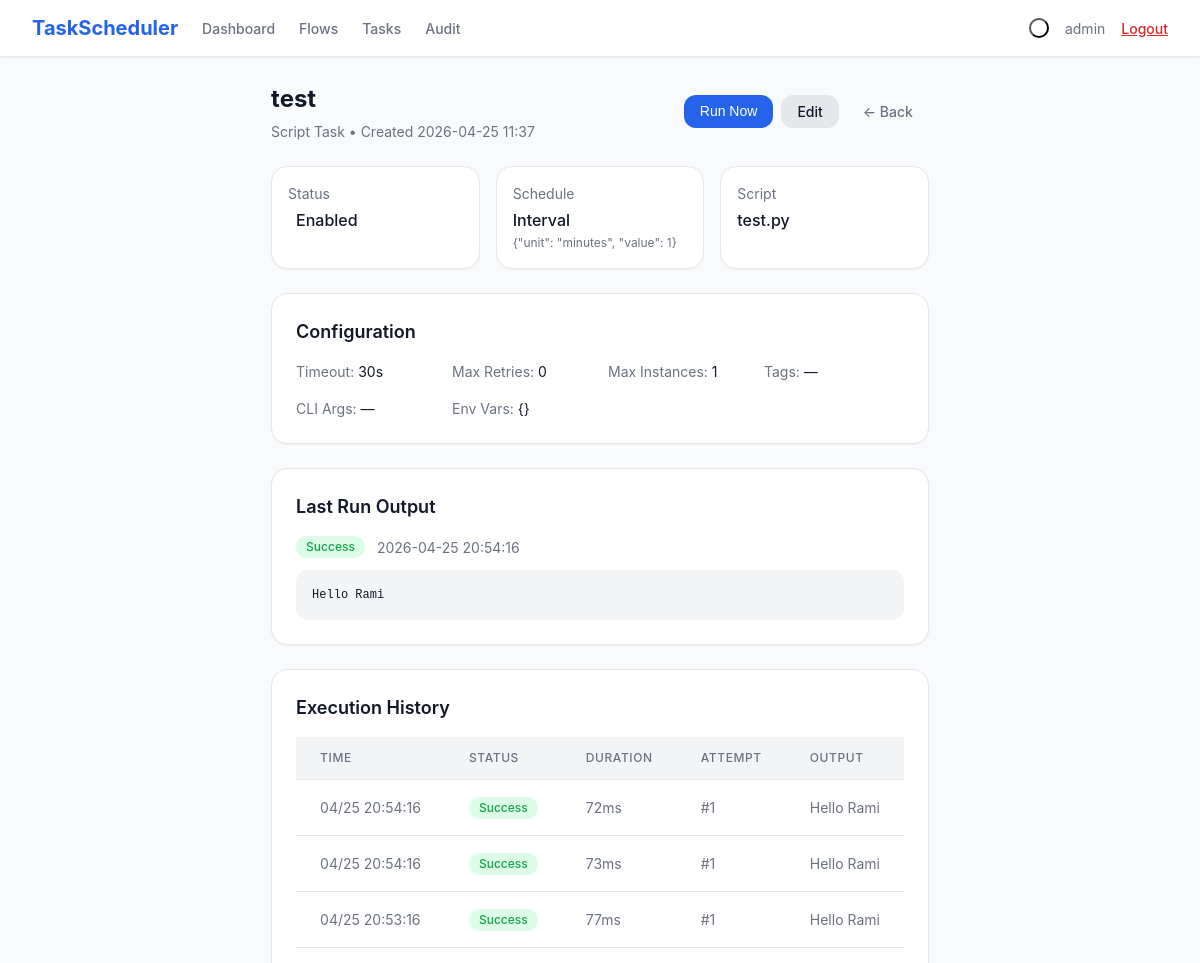
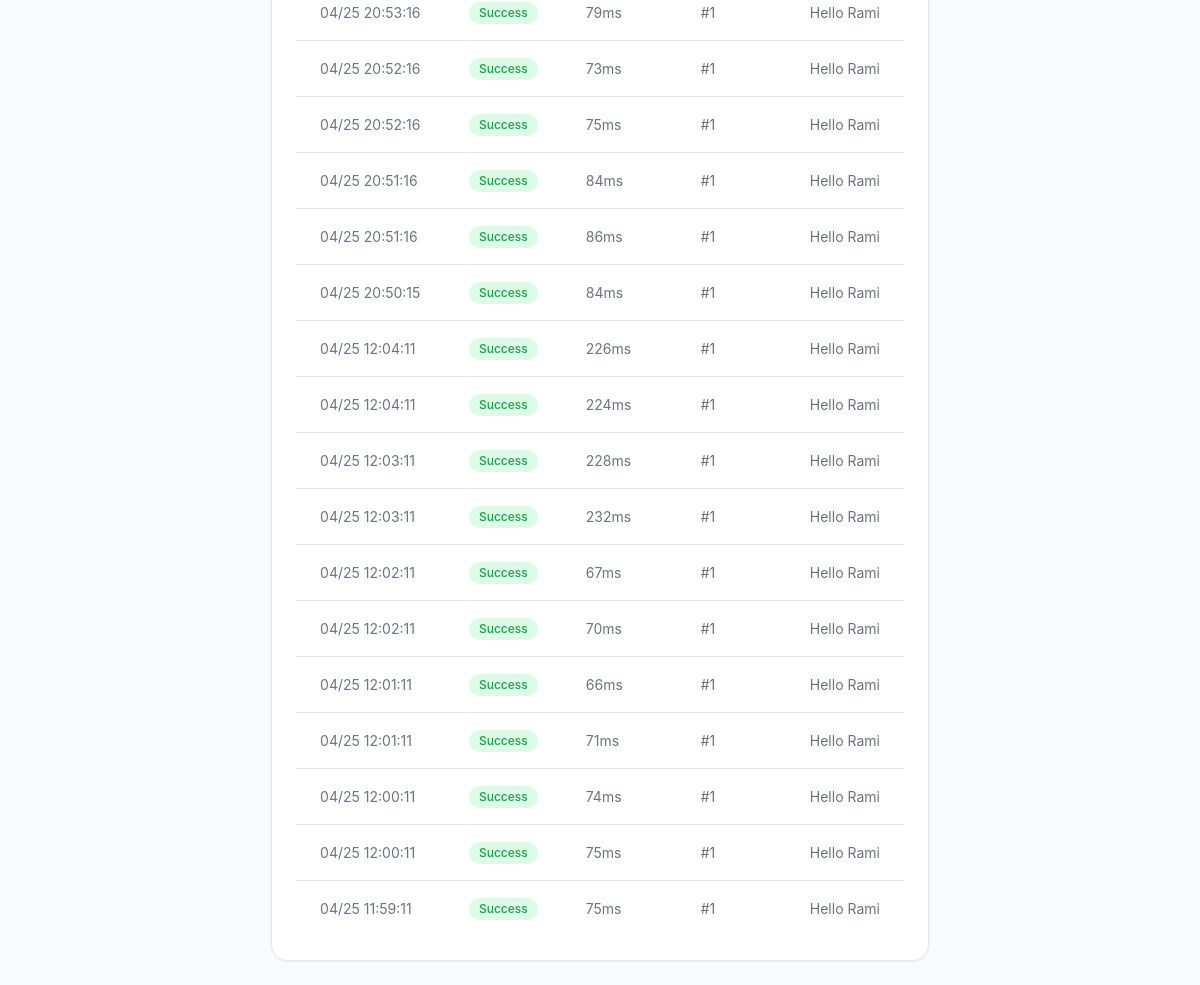
/task/2 (signed in), run on the app's committed database (2 pictures, top to bottom).
### models.py (models this page shows, shortened)
class Task(db.Model):
    __tablename__ = 'tasks'
    id = db.Column(db.Integer, primary_key=True)
    name = db.Column(db.String(200), nullable=False)
    script_path = db.Column(db.String(500), nullable=True)
    schedule_type = db.Column(db.String(50), nullable=False)
    schedule_config = db.Column(db.Text, default='{}')
    enabled = db.Column(db.Boolean, default=True)
    timeout_seconds = db.Column(db.Integer, default=30)
    env_vars = db.Column(db.Text, default='{}')
    cli_args = db.Column(db.Text, default='')
    tags = db.Column(db.String(500), default='')
    max_retries = db.Column(db.Integer, default=0)
    max_instances = db.Column(db.Integer, default=1)
    last_run_time = db.Column(db.DateTime, nullable=True)
    last_run_status = db.Column(db.String(20), nullable=True)
    last_run_output = db.Column(db.Text, nullable=True)
    next_run_time = db.Column(db.DateTime, nullable=True)
    created_at = db.Column(db.DateTime, default=datetime.utcnow)
    updated_at = db.Column(db.DateTime, default=datetime.utcnow, onupdate=datetime.utcnow)
    def get_schedule_config(self):
        return json.loads(self.schedule_config) if self.schedule_config else {}
    def get_env_vars(self):
        return json.loads(self.env_vars) if self.env_vars else {}

class ExecutionLog(db.Model):
    __tablename__ = 'execution_logs'
    id = db.Column(db.Integer, primary_key=True)
    task_id = db.Column(db.Integer, db.ForeignKey('tasks.id'), nullable=True)
    flow_id = db.Column(db.Integer, db.ForeignKey('flows.id'), nullable=True)
    run_time = db.Column(db.DateTime, default=datetime.utcnow)
    status = db.Column(db.String(20), nullable=False)
    output = db.Column(db.Text, nullable=True)
    duration_ms = db.Column(db.Integer, nullable=True)
    attempt_number = db.Column(db.Integer, default=1)
    created_at = db.Column(db.DateTime, default=datetime.utcnow)

### app.py (the view)
@app.route('/task/<int:id>')
@login_required
def task_detail(id):
    task = Task.query.get_or_404(id)
    logs = ExecutionLog.query.filter_by(task_id=id).order_by(ExecutionLog.run_time.desc()).limit(20).all()
    return render_template('task_detail.html', task=task, logs=logs)

### app.py (called while the page is built)
def login_required(f):
    @wraps(f)
    def decorated_function(*args, **kwargs):
        if 'user_id' not in session:
            if request.is_json or request.path.startswith('/api/'):
                return jsonify({'error': 'Unauthorized'}), 401
            return redirect(url_for('login'))
        return f(*args, **kwargs)
    return decorated_function

### templates/task_detail.html (shortened to what this page needs)
{% extends "base.html" %}
{% block content %}
<div class="max-w-5xl mx-auto space-y-6">
    <div class="flex items-center justify-between">
        <div>
            <h1 class="text-2xl font-bold text-body">{{ task.name }}</h1>
            <p class="text-sm text-muted mt-1">Script Task &bull; Created {{ task.created_at.strftime('%Y-%m-%d %H:%M') }}</p>
        </div>
        <div class="flex gap-2">
            <form method="POST" action="{{ url_for('task_run', id=task.id) }}" class="inline">
                <button type="submit" class="btn btn-primary">Run Now</button>
            </form>
            <a href="{{ url_for('task_edit', id=task.id) }}" class="btn btn-secondary">Edit</a>
            <a href="{{ url_for('tasks_list') }}" class="btn btn-ghost">&larr; Back</a>
        </div>
    </div>
    <div class="grid grid-2 md-grid-3 gap-4">
        <div class="card p-4">
            <div class="text-sm text-muted">Status</div>
            <div class="flex items-center gap-2 mt-1">
                <span class="font-medium text-body">{{ 'Enabled' if task.enabled else 'Disabled' }}</span>
            </div>
        </div>
        <div class="card p-4">
            <div class="text-sm text-muted">Schedule</div>
            <div class="font-medium text-body mt-1">{{ task.schedule_type|title }}</div>
            <div class="text-xs text-muted mt-0-5">{{ task.get_schedule_config()|tojson }}</div>
        </div>
        <div class="card p-4">
            <div class="text-sm text-muted">Script</div>
            <div class="font-medium text-body mt-1">{{ task.script_path or 'No script' }}</div>
        </div>
    </div>
    <div class="card p-6">
        <h3 class="text-lg font-semibold text-body mb-4">Configuration</h3>
        <div class="grid grid-2 md-grid-4 gap-4 text-sm">
            <div><span class="text-muted">Timeout:</span> <span class="text-body">{{ task.timeout_seconds }}s</span></div>
            <div><span class="text-muted">Max Retries:</span> <span class="text-body">{{ task.max_retries }}</span></div>
            <div><span class="text-muted">Max Instances:</span> <span class="text-body">{{ task.max_instances }}</span></div>
            <div><span class="text-muted">Tags:</span> <span class="text-body">{{ task.tags or '—' }}</span></div>
            <div><span class="text-muted">CLI Args:</span> <span class="text-body">{{ task.cli_args or '—' }}</span></div>
            <div class="col-span-2"><span class="text-muted">Env Vars:</span> <span class="text-body">{{ task.get_env_vars()|tojson }}</span></div>
        </div>
    </div>
    {% if task.last_run_output %}
    <div class="card p-6">
        <h3 class="text-lg font-semibold text-body mb-4">Last Run Output</h3>
        <div class="flex items-center gap-3 mb-3">
            <span class="badge {% if task.last_run_status == 'success' %}badge-green{% else %}badge-red{% endif %}">{{ task.last_run_status|title }}</span>
            <span class="text-sm text-muted">{{ task.last_run_time.strftime('%Y-%m-%d %H:%M:%S') if task.last_run_time }}</span>
        </div>
        <pre class="bg-gray-100 dark:bg-gray-900 p-4 rounded-lg text-xs font-mono text-body overflow-auto max-h-96">{{ task.last_run_output }}</pre>
    </div>
    {% endif %}
    <div class="card p-6">
        <h3 class="text-lg font-semibold text-body mb-4">Execution History</h3>
        {% if logs %}
        <div class="table-wrap">
            <table>
                <thead><tr><th>Time</th><th>Status</th><th>Duration</th><th>Attempt</th><th>Output</th></tr></thead>
                <tbody>
                    {% for log in logs %}
                    <tr>
                        <td class="text-muted whitespace-nowrap">{{ log.run_time.strftime('%m/%d %H:%M:%S') }}</td>
                        <td><span class="badge {% if log.status == 'success' %}badge-green{% else %}badge-red{% endif %}">{{ log.status|title }}</span></td>
                        <td class="text-muted">{{ log.duration_ms }}ms</td>
                        <td class="text-muted">#{{ log.attempt_number }}</td>
                        <td class="text-muted max-w-md truncate">{{ log.output or '—' }}</td>
                    </tr>
                    {% endfor %}
                </tbody>
            </table>
        </div>
        {% else %}
        <p class="text-light text-sm">No execution history yet.</p>
        {% endif %}
    </div>
</div>
{% endblock %}

### static/css/style.css (style rules this page uses)
:root { --bg-body: #f9fafb; --bg-card: #ffffff; --bg-nav: #ffffff; --bg-sidebar: #f3f4f6; --bg-input: #ffffff; --bg-code: #f3f4f6; --bg-hover: #f9fafb; --bg-badge-green: #dcfce7; --bg-badge-red: #fee2e2; --bg-badge-blue: #dbeafe; --bg-badge-amber: #fef3c7; --bg-badge-purple: #f3e8ff; --bg-badge-gray: #f3f4f6; --bg-primary-50: #eff6ff; --bg-primary-100: #dbeafe; --bg-primary-600: #2563eb; --bg-primary-700: #1d4ed8; --bg-green-600: #16a34a; --bg-green-700: #15803d; --bg-gray-100: #f3f4f6; --bg-gray-200: #e5e7eb; --bg-gray-600: #4b5563; --bg-gray-700: #374151; --bg-gray-800: #1f2937; --bg-gray-900: #111827; --bg-red-100: #fee2e2; --bg-red-500: #ef4444; --bg-red-600: #dc2626; --text-body: #111827; --text-muted: #6b7280; --text-light: #9ca3af; --text-primary: #2563eb; --text-green: #16a34a; --text-red: #dc2626; --text-purple: #9333ea; --text-amber: #92400e; --text-blue: #1e40af; --border-color: #e5e7eb; --border-dark: #d1d5db; --shadow-sm: 0 1px 2px 0 rgba(0,0,0,0.05); --shadow: 0 1px 3px 0 rgba(0,0,0,0.1), 0 1px 2px -1px rgba(0,0,0,0.1); --shadow-lg: 0 10px 15px -3px rgba(0,0,0,0.1), 0 4px 6px -4px rgba(0,0,0,0.1); --shadow-xl: 0 20px 25px -5px rgba(0,0,0,0.1), 0 8px 10px -6px rgba(0,0,0,0.1); --radius-sm: 0.375rem; --radius: 0.5rem; --radius-lg: 0.75rem; --radius-xl: 1rem; --radius-full: 9999px; }
* { box-sizing: border-box; margin: 0; padding: 0; }
html, body { height: 100%; }
body { font-family: -apple-system, BlinkMacSystemFont, 'Segoe UI', Roboto, sans-serif; background: var(--bg-body); color: var(--text-body); line-height: 1.5; -webkit-font-smoothing: antialiased; }
.page { min-height: 100vh; display: flex; flex-direction: column; }
.flex { display: flex; }
.items-center { align-items: center; }
.justify-between { justify-content: space-between; }
.gap-2 { gap: 0.5rem; }
.gap-3 { gap: 0.75rem; }
.gap-4 { gap: 1rem; }
.grid { display: grid; }
.grid-2 { grid-template-columns: repeat(2, 1fr); }
@media (min-width: 768px) { .md-grid-3 { grid-template-columns: repeat(3, 1fr); } }
@media (min-width: 768px) { .md-grid-4 { grid-template-columns: repeat(4, 1fr); } }
.mb-3 { margin-bottom: 0.75rem; }
.mb-4 { margin-bottom: 1rem; }
.mt-0-5 { margin-top: 0.125rem; }
.mt-1 { margin-top: 0.25rem; }
.mx-auto { margin-left: auto; margin-right: auto; }
.p-4 { padding: 1rem; }
.p-6 { padding: 1.5rem; }
.space-y-6 > * + * { margin-top: 1.5rem; }
.text-xs { font-size: 0.75rem; }
.text-sm { font-size: 0.875rem; }
.text-lg { font-size: 1.125rem; }
.text-2xl { font-size: 1.5rem; }
.font-medium { font-weight: 500; }
.font-semibold { font-weight: 600; }
.font-bold { font-weight: 700; }
.whitespace-nowrap { white-space: nowrap; }
.truncate { overflow: hidden; text-overflow: ellipsis; white-space: nowrap; }
.font-mono { font-family: ui-monospace, SFMono-Regular, Menlo, Monaco, Consolas, monospace; }
.text-body { color: var(--text-body); }
.text-muted { color: var(--text-muted); }
.bg-gray-100 { background: var(--bg-gray-100); }
.card { background: var(--bg-card); border-radius: var(--radius-xl); box-shadow: var(--shadow-sm); border: 1px solid var(--border-color); }
.btn { display: inline-flex; align-items: center; justify-content: center; gap: 0.5rem; padding: 0.5rem 1rem; border-radius: var(--radius-lg); font-size: 0.875rem; font-weight: 500; border: none; cursor: pointer; text-decoration: none; transition: all 0.15s; line-height: 1.25; }
.btn-primary { background: var(--bg-primary-600); color: #fff; }
.btn-secondary { background: var(--bg-gray-200); color: var(--text-body); }
.btn-ghost { background: transparent; color: var(--text-muted); }
.table-wrap { overflow-x: auto; }
table { width: 100%; border-collapse: collapse; font-size: 0.875rem; }
thead { background: var(--bg-gray-100); }
th { padding: 0.75rem 1.5rem; text-align: left; font-size: 0.75rem; font-weight: 500; text-transform: uppercase; letter-spacing: 0.05em; color: var(--text-muted); }
td { padding: 1rem 1.5rem; border-top: 1px solid var(--border-color); }
.badge { display: inline-flex; align-items: center; padding: 0.125rem 0.625rem; border-radius: var(--radius-full); font-size: 0.75rem; font-weight: 500; }
.badge-green { background: var(--bg-badge-green); color: var(--text-green); }
.inline { display: inline; }
.rounded-lg { border-radius: var(--radius-lg); }
.overflow-auto { overflow: auto; }
.max-w-md { max-width: 28rem; }
.max-w-5xl { max-width: 64rem; }
.max-h-96 { max-height: 24rem; }
.md-grid-3 { grid-template-columns: 1fr; }
.md-grid-4 { grid-template-columns: 1fr; }

### data on the page
Task: name "test", created_at "2026-04-25 11:37", enabled "Enabled", schedule_type "Interval", get_schedule_config|tojson "{\"unit\": \"minutes\", \"value\": 1}", script_path "test.py", timeout_seconds "30", max_retries "0", max_instances "1", tags "—", cli_args "—", get_env_vars|tojson "{}", last_run_status "Success", last_run_time "2026-04-25 20:54:16", last_run_output "Hello Rami"
ExecutionLog: run_time "04/25 20:54:16", status "Success", duration_ms "72", attempt_number "1", output "Hello Rami"
ExecutionLog: run_time "04/25 20:54:16", status "Success", duration_ms "73", attempt_number "1", output "Hello Rami"
ExecutionLog: run_time "04/25 20:53:16", status "Success", duration_ms "77", attempt_number "1", output "Hello Rami"
ExecutionLog: run_time "04/25 20:53:16", status "Success", duration_ms "79", attempt_number "1", output "Hello Rami"
ExecutionLog: run_time "04/25 20:52:16", status "Success", duration_ms "73", attempt_number "1", output "Hello Rami"
ExecutionLog: run_time "04/25 20:52:16", status "Success", duration_ms "75", attempt_number "1", output "Hello Rami"
ExecutionLog: run_time "04/25 20:51:16", status "Success", duration_ms "84", attempt_number "1", output "Hello Rami"
ExecutionLog: run_time "04/25 20:51:16", status "Success", duration_ms "86", attempt_number "1", output "Hello Rami"
ExecutionLog: run_time "04/25 20:50:15", status "Success", duration_ms "84", attempt_number "1", output "Hello Rami"
ExecutionLog: run_time "04/25 12:04:11", status "Success", duration_ms "226", attempt_number "1", output "Hello Rami"
ExecutionLog: run_time "04/25 12:04:11", status "Success", duration_ms "224", attempt_number "1", output "Hello Rami"
ExecutionLog: run_time "04/25 12:03:11", status "Success", duration_ms "228", attempt_number "1", output "Hello Rami"
ExecutionLog: run_time "04/25 12:03:11", status "Success", duration_ms "232", attempt_number "1", output "Hello Rami"
ExecutionLog: run_time "04/25 12:02:11", status "Success", duration_ms "67", attempt_number "1", output "Hello Rami"
ExecutionLog: run_time "04/25 12:02:11", status "Success", duration_ms "70", attempt_number "1", output "Hello Rami"
ExecutionLog: run_time "04/25 12:01:11", status "Success", duration_ms "66", attempt_number "1", output "Hello Rami"
ExecutionLog: run_time "04/25 12:01:11", status "Success", duration_ms "71", attempt_number "1", output "Hello Rami"
ExecutionLog: run_time "04/25 12:00:11", status "Success", duration_ms "74", attempt_number "1", output "Hello Rami"
ExecutionLog: run_time "04/25 12:00:11", status "Success", duration_ms "75", attempt_number "1", output "Hello Rami"
ExecutionLog: run_time "04/25 11:59:11", status "Success", duration_ms "75", attempt_number "1", output "Hello Rami"

### other printed values
{{ session.username }} "admin"
